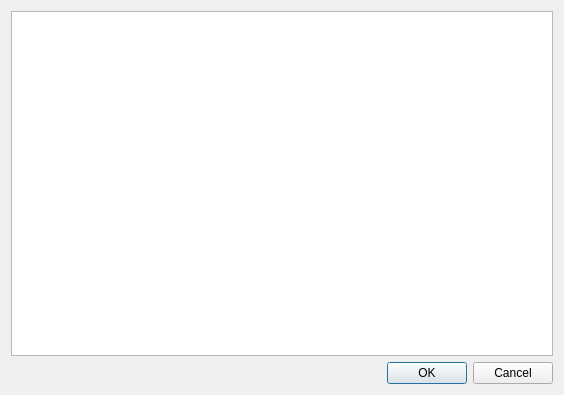
<?xml version="1.0" encoding="UTF-8"?>
<ui version="4.0">
 <class>ClassDescriptionDialog</class>
 <widget class="QDialog" name="ClassDescriptionDialog">
  <property name="geometry">
   <rect>
    <x>0</x>
    <y>0</y>
    <width>564</width>
    <height>395</height>
   </rect>
  </property>
  <property name="windowTitle">
   <string>Dialog</string>
  </property>
  <layout class="QVBoxLayout" name="verticalLayout">
   <item>
    <widget class="QTextEdit" name="textEdit">
     <property name="tabChangesFocus">
      <bool>true</bool>
     </property>
     <property name="acceptRichText">
      <bool>false</bool>
     </property>
    </widget>
   </item>
   <item>
    <layout class="QHBoxLayout" name="horizontalLayout">
     <item>
      <spacer name="horizontalSpacer">
       <property name="orientation">
        <enum>Qt::Horizontal</enum>
       </property>
       <property name="sizeHint" stdset="0">
        <size>
         <width>40</width>
         <height>20</height>
        </size>
       </property>
      </spacer>
     </item>
     <item>
      <widget class="QPushButton" name="okButton">
       <property name="text">
        <string>OK</string>
       </property>
      </widget>
     </item>
     <item>
      <widget class="QPushButton" name="cancelButton">
       <property name="text">
        <string>Cancel</string>
       </property>
      </widget>
     </item>
    </layout>
   </item>
  </layout>
 </widget>
 <resources/>
 <connections>
  <connection>
   <sender>okButton</sender>
   <signal>clicked()</signal>
   <receiver>ClassDescriptionDialog</receiver>
   <slot>accept()</slot>
   <hints>
    <hint type="sourcelabel">
     <x>351</x>
     <y>38</y>
    </hint>
    <hint type="destinationlabel">
     <x>233</x>
     <y>29</y>
    </hint>
   </hints>
  </connection>
  <connection>
   <sender>cancelButton</sender>
   <signal>clicked()</signal>
   <receiver>ClassDescriptionDialog</receiver>
   <slot>reject()</slot>
   <hints>
    <hint type="sourcelabel">
     <x>330</x>
     <y>66</y>
    </hint>
    <hint type="destinationlabel">
     <x>197</x>
     <y>125</y>
    </hint>
   </hints>
  </connection>
 </connections>
</ui>
